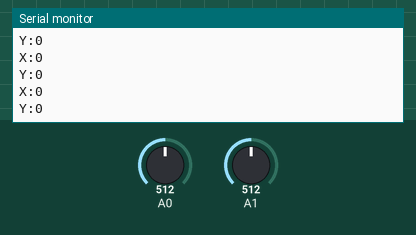
The sketch below on a simulated Arduino Uno, built with avr-gcc and run on an emulated ATmega328P. On the bench: the last lines printed to the serial monitor. The inputs (shaded band) are chosen by the test bench; at power-on: A0 = 512, A1 = 512.

Above: at 1.2 s.
1.3 s: A0 set to 716
At 1.92 s:
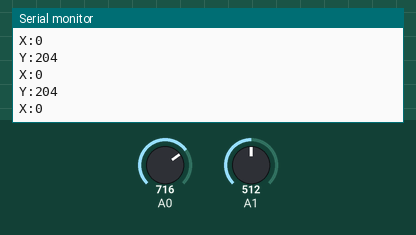
2.8 s: A1 set to 716
At 2.83 s:
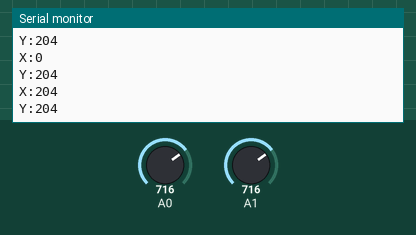
4.3 s: A0 set to 900
At 4.34 s:
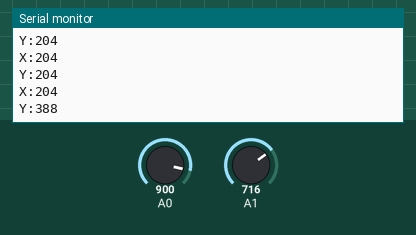
5.8 s: A1 set to 900
At 5.85 s:
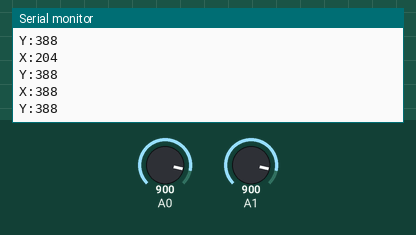
Timing chart, 0 to 8.3 s (numbered marks = the images above; inputs shaded):
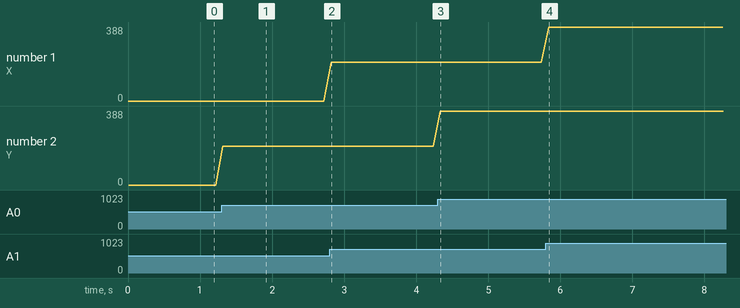

Measured:
- after the input at 1.3 s, the serial monitor: prints a new line at once (image 1)
- after the input at 2.8 s, the serial monitor: prints a new line at once (image 2)
- after the input at 4.3 s, the serial monitor: prints a new line at once (image 3)
- after the input at 5.8 s, the serial monitor: prints a new line at once (image 4)
- plotted number 2: 0 → 204 after the input at 1.3 s, 204 → 388 after the input at 4.3 s

The sketch:

turtle_arduino_joystick.ino
```cpp
int minX=1024;
int maxX=0;
int minY=1024;
int maxY=0;

void setup() {
  Serial.begin(9600);

  pinMode(A0, INPUT);
  pinMode(A1, INPUT);
  //Calibração
  for (int i=0; i<20; i++){
    int X = analogRead(A1);
    int Y = analogRead(A0);
    if (X > maxX) maxX=X;
    if (X < minX) minX=X;
    if (Y > maxY) maxY=Y;
    if (Y < minY) minY=Y;
  }
}

void loop() {
  int auxX = ReadX(maxX, minX);
  Serial.println("X:"+ String(auxX));
  int auxY = ReadY(minY, maxY);
  Serial.println("Y:" + String(auxY));
  delay(100);
}

int ReadX(int max, int min){
  int leitura = analogRead(A1);
  if ( leitura < min || leitura > max){
    return (leitura-512);
  }
  return 0;
}

int ReadY(int max, int min){
  int leitura = analogRead(A0);
  if ( (leitura < min) || (leitura > max)){
    return (leitura-512);
  }
  return 0;
}
```
